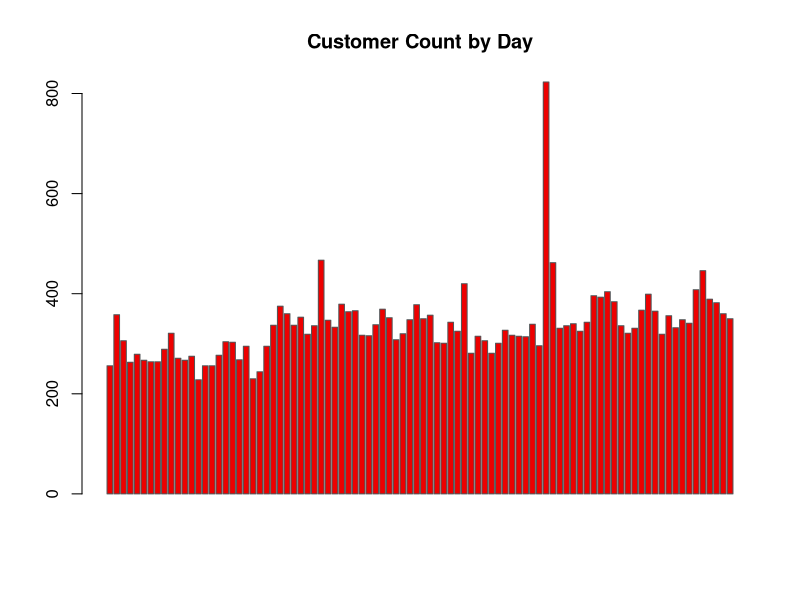
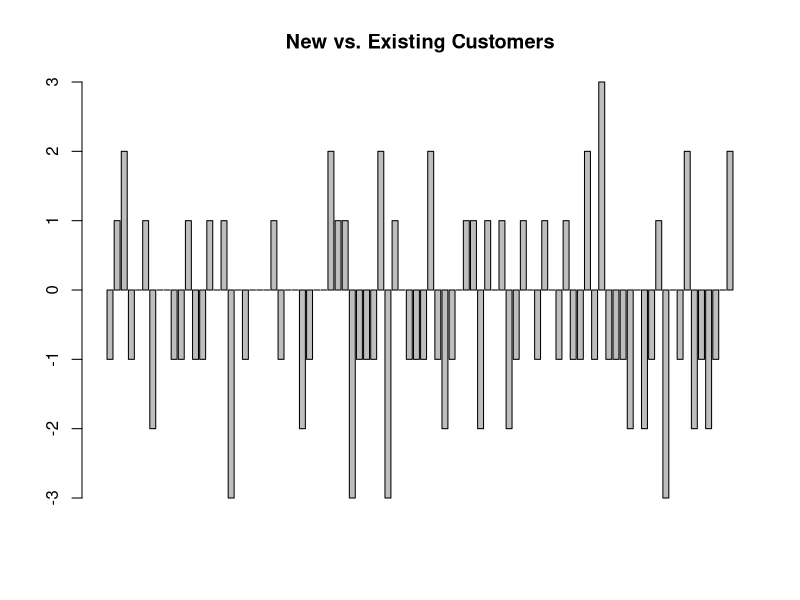
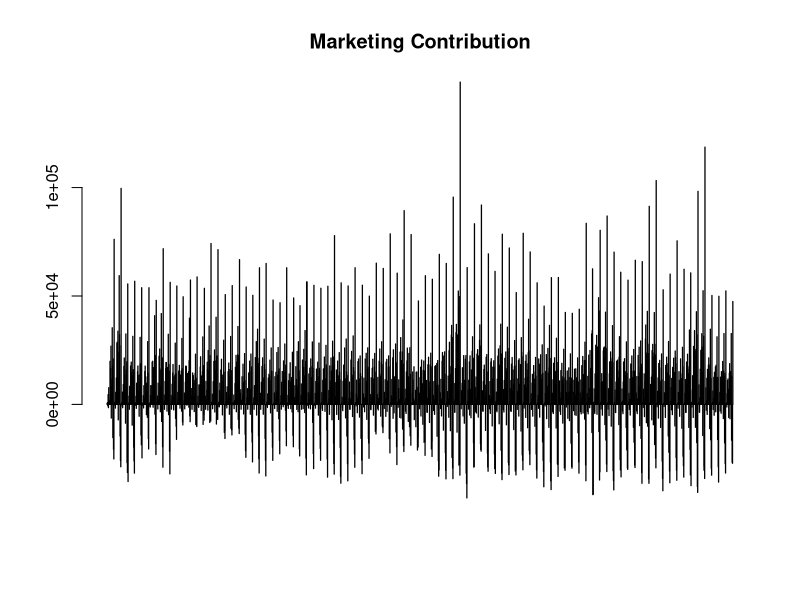
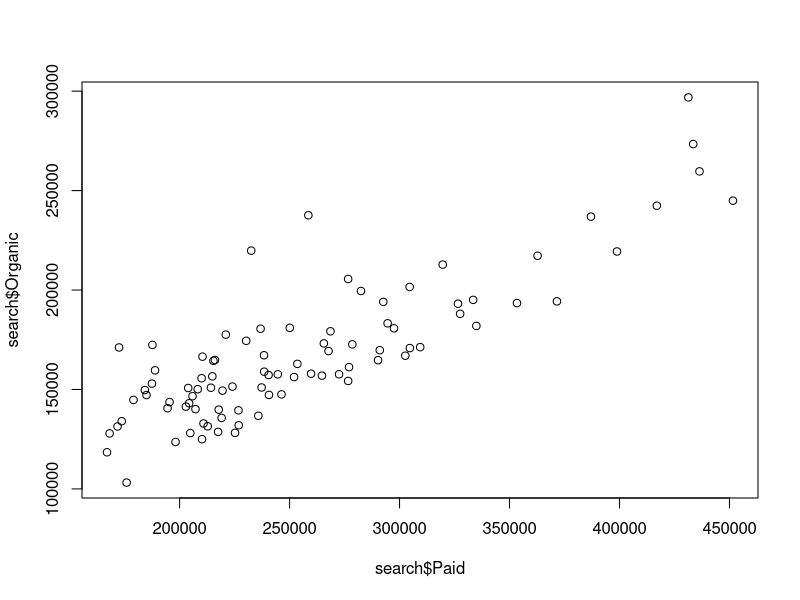

The R script that drew these images, in order:
## ---- chunk 1
#| output: false
df <- read.csv("data/scripting-test.csv")
head(df, n = 10)
## ---- chunk 2
#| echo: false
knitr::kable(head(df, n = 10))
## ---- chunk 3
#| output: false
library(ggplot2)
library(dplyr)

unidentified <- filter(df, Customer_Type == "EXISTING" & Channel == "Unidentified")
## ---- chunk 4

barplot(unidentified$Customer_Count, main="Customer Count by Day", border="#545658", col="#ED0000")

sum(unidentified$Marketing_Spend)
mean(unidentified$Marketing_Spend)
## ---- chunk 5
#| output: false
brand <- df |>
  filter(df$Channel == "Brand")
brand <- brand |>
  mutate("New" = if_else(Customer_Type == "NEW", Customer_Count, 0)) |>
  mutate("Existing" = if_else(Customer_Type == "EXISTING", Customer_Count, 0))
brand <- brand |> group_by(Date)
brand <- brand |> summarise(
    New = sum(New),
    Existing = sum(Existing)
)
brand[is.na(brand)] <- 0
brand <- brand |>
  mutate("Delta" = New - Existing)
## ---- chunk 6
barplot(brand$Delta, main="New vs. Existing Customers")
## ---- chunk 7
#| output: false
mc <- df |>
  mutate(Marketing_Contribution = Gross_Profit - Marketing_Spend)
barplot(mc$Marketing_Contribution, main="Marketing Contribution")
## ---- chunk 8
#| output: false
search <- df |>
  filter(df$Channel %in% c("Paid Search", "Organic Search"))
search <- search |>
  mutate("Paid" = if_else(Channel == "Paid Search", Revenue, 0)) |>
  mutate("Organic" = if_else(Channel == "Organic Search", Revenue, 0))
search <- search |> group_by(Date)
search <- search |> summarise(
    Paid = sum(Paid),
    Organic = sum(Organic)
)
search[is.na(search)] <- 0
cor(search$Paid, search$Organic)
plot(search$Paid, search$Organic)
